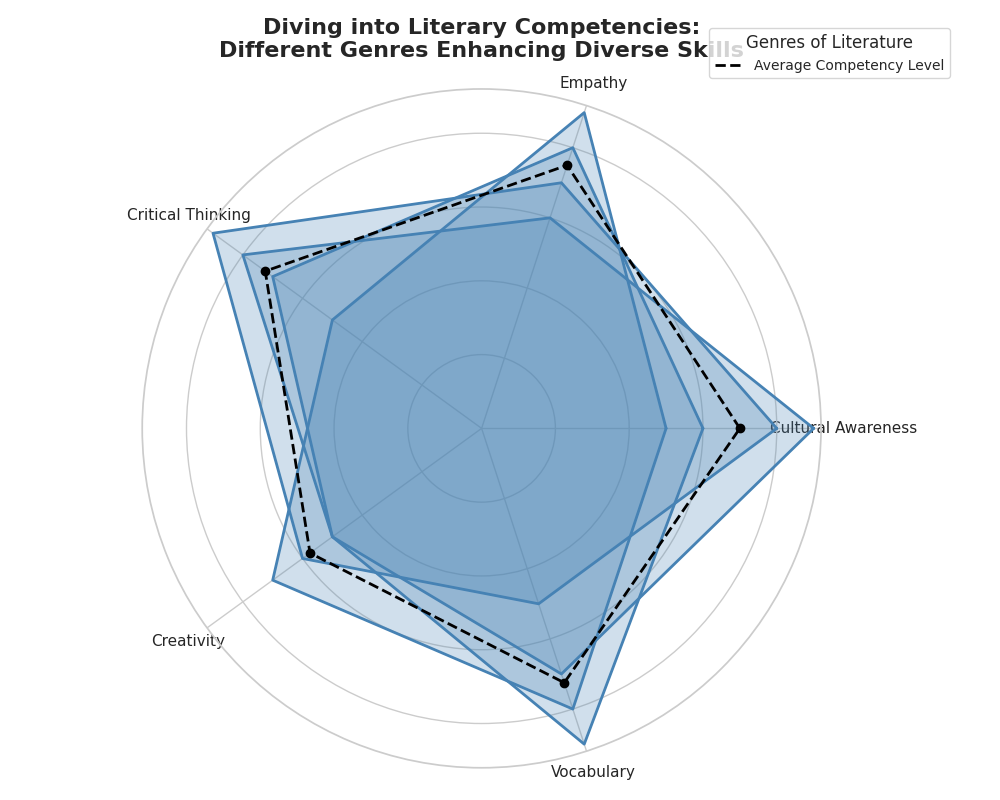

The script that drew this image:
import matplotlib.pyplot as plt
import numpy as np

# Skills and genres are shuffled for random labeling
skills = ['Cultural Awareness', 'Empathy', 'Critical Thinking', 'Creativity', 'Vocabulary']
genres = ['Poetry', 'Fiction', 'Drama', 'Non-Fiction']
data = {
    'Poetry': [9, 6, 8, 5, 7],
    'Fiction': [8, 7, 9, 6, 5],
    'Drama': [6, 8, 7, 5, 9],
    'Non-Fiction': [5, 9, 5, 7, 8],
}

average_skill_scores = np.mean(list(data.values()), axis=0)
average_skill_scores = np.append(average_skill_scores, average_skill_scores[0])

N = len(skills)
angles = np.linspace(0, 2 * np.pi, N, endpoint=False).tolist()
angles += angles[:1]

for genre in data:
    data[genre].append(data[genre][0])

fig, ax = plt.subplots(figsize=(10, 8), subplot_kw=dict(polar=True))

uniform_color = '#4682B4'
for values in data.values():
    ax.fill(angles, values, color=uniform_color, alpha=0.25)
    ax.plot(angles, values, color=uniform_color, linewidth=2)

ax.plot(angles, average_skill_scores, color='black', linestyle='dashed', linewidth=2, label='Average Competency Level')
ax.scatter(angles[:-1], average_skill_scores[:-1], color='black', zorder=10)

ax.set_yticklabels([])
ax.set_xticks(angles[:-1])
ax.set_xticklabels(skills, fontsize=11)

plt.title("Diving into Literary Competencies:\nDifferent Genres Enhancing Diverse Skills", size=16, fontweight='bold', va='bottom', pad=20)
plt.legend(loc='upper right', bbox_to_anchor=(1.2, 1.1), title='Genres of Literature', fontsize=10)

plt.tight_layout()
plt.show()
